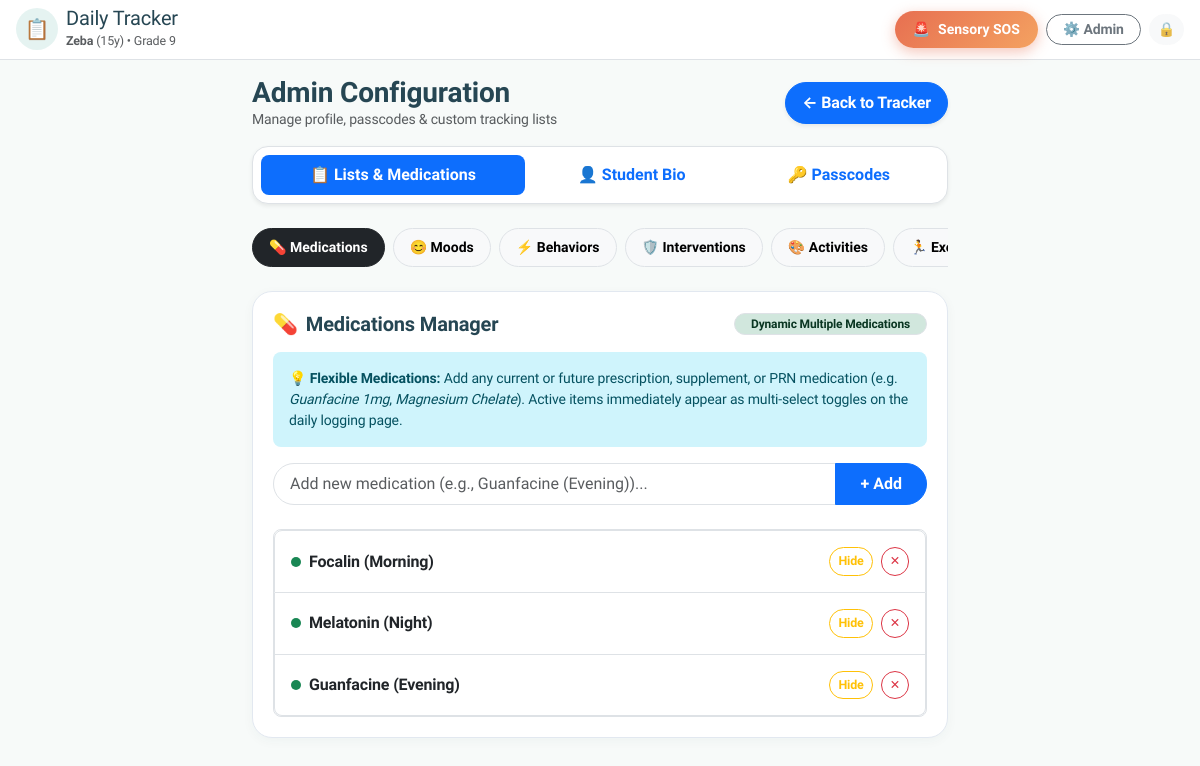
/admin.php (signed in), run on the app's committed database.
### tables this page shows
CREATE TABLE IF NOT EXISTS `master_settings` (
  `id` INT AUTO_INCREMENT PRIMARY KEY,
  `z_name` VARCHAR(100) NOT NULL,
  `z_age` INT NOT NULL,
  `z_class` VARCHAR(100) NOT NULL,
  `z_school` VARCHAR(255) NOT NULL,
  `parent_email_1` VARCHAR(255) NULL,
  `parent_email_2` VARCHAR(255) NULL,
  `active_challenges` TEXT NULL,
  `diagnostic_summary` TEXT NULL
);

CREATE TABLE IF NOT EXISTS `master_lists` (
  `id` INT AUTO_INCREMENT PRIMARY KEY,
  `category` ENUM('mood', 'medication', 'food', 'behavior', 'intervention', 'exercise', 'activity') NOT NULL,
  `item_name` VARCHAR(255) NOT NULL,
  `is_active` TINYINT(1) DEFAULT 1
);

### config.php (called while the page is built, shortened)
<?php
function get_master_list_items(PDO $pdo, $activeOnly = true) {
    $sql = "SELECT * FROM master_lists";
    $sql .= " ORDER BY category ASC, id ASC";
    $rows = $pdo->query($sql)->fetchAll();
    $grouped = [];
    foreach ($rows as $row) {
        $grouped[$row['category']][] = $row;
    }
    return $grouped;
}
function get_master_settings(PDO $pdo) {
    $stmt = $pdo->query("SELECT * FROM master_settings ORDER BY id ASC LIMIT 1");
    $settings = $stmt->fetch();
    $settings['parent_email_1'] = $settings['parent_email_1'] ?? '';
    $settings['parent_email_2'] = $settings['parent_email_2'] ?? '';
    $settings['diagnostic_summary'] = $settings['diagnostic_summary'] ?? '';
    if (isset($settings['active_challenges']) && is_string($settings['active_challenges']) && trim($settings['active_challenges']) !== '') {
        $decoded = json_decode($settings['active_challenges'], true);
        $settings['active_challenges'] = is_array($decoded) ? $decoded : [];
    } else {
        $settings['active_challenges'] = is_array($settings['active_challenges'] ?? null) ? $settings['active_challenges'] : [];
    }
    return $settings;
}

### auth.php (called while the page is built, shortened)
<?php
require_once __DIR__ . '/config.php';
function is_logged_in() {
    return !empty($_SESSION['user_id']) && !empty($_SESSION['role']);
}
function is_parent() {
    return is_logged_in() && $_SESSION['role'] === 'parent';
}
        ?>

### admin.php (the view, shortened to what this page needs)
<?php
require_once __DIR__ . '/config.php';
require_once __DIR__ . '/auth.php';
$pdo = get_db_connection();
$settings = get_master_settings($pdo);
$allMasterLists = get_master_list_items($pdo, false);
$activeTab = $_GET['active_tab'] ?? 'medication';
require_once __DIR__ . '/header.php';
?>
<main class="container py-3" style="max-width: 720px;">
    <div class="d-flex justify-content-between align-items-center mb-3">
        <div>
            <h3 class="fw-bold text-slate mb-0">Admin Configuration</h3>
            <div class="text-muted small">Manage profile, passcodes & custom tracking lists</div>
        </div>
        <a href="index.php" class="btn btn-primary rounded-pill px-3 py-2 fw-bold text-decoration-none shadow-sm">
            ← Back to Tracker
        </a>
    </div>
    <ul class="nav nav-pills nav-fill bg-white p-2 rounded-4 shadow-sm border mb-4 gap-1" id="adminTabs" role="tablist">
        <li class="nav-item" role="presentation">
            <button class="nav-link rounded-3 fw-bold active" id="tab-lists-btn" data-bs-toggle="pill" data-bs-target="#tab-lists" type="button" role="tab">
                📋 Lists & Medications
            </button>
        </li>
        <li class="nav-item" role="presentation">
            <button class="nav-link rounded-3 fw-bold" id="tab-profile-btn" data-bs-toggle="pill" data-bs-target="#tab-profile" type="button" role="tab">
                👤 Student Bio
            </button>
        </li>
        <li class="nav-item" role="presentation">
            <button class="nav-link rounded-3 fw-bold" id="tab-passcodes-btn" data-bs-toggle="pill" data-bs-target="#tab-passcodes" type="button" role="tab">
                🔑 Passcodes
            </button>
        </li>
    </ul>
    <div class="tab-content" id="adminTabsContent">
        <div class="tab-pane fade show active" id="tab-lists" role="tabpanel">
            <?php
            $categories = [
                'medication'   => ['name' => 'Medications', 'icon' => '💊', 'badge' => 'bg-success'],
                'mood'         => ['name' => 'Moods', 'icon' => '😊', 'badge' => 'bg-primary'],
                'behavior'     => ['name' => 'Behaviors', 'icon' => '⚡', 'badge' => 'bg-warning'],
                'intervention' => ['name' => 'Interventions', 'icon' => '🛡️', 'badge' => 'bg-info'],
                'activity'     => ['name' => 'Activities', 'icon' => '🎨', 'badge' => 'bg-purple'],
                'exercise'     => ['name' => 'Exercise', 'icon' => '🏃', 'badge' => 'bg-secondary'],
                'food'         => ['name' => 'Food', 'icon' => '🍎', 'badge' => 'bg-danger'],
            ];
            ?>
            <div class="d-flex overflow-auto gap-2 pb-2 mb-3">
                <?php foreach ($categories as $catKey => $catMeta): ?>
                    <button type="button"
                            class="btn btn-sm rounded-pill px-3 py-2 fw-bold text-nowrap cat-pill-btn <?= ($activeTab === $catKey) ? 'btn-dark' : 'btn-light border' ?>"
                            onclick="switchCategoryTab('<?= $catKey ?>')">
                        <?= $catMeta['icon'] ?> <?= $catMeta['name'] ?>
                    </button>
                <?php endforeach; ?>
            </div>
            <?php foreach ($categories as $catKey => $catMeta): ?>
                <div class="category-pane <?= ($activeTab === $catKey) ? '' : 'd-none' ?>" id="pane-<?= $catKey ?>">
                    <div class="tracker-section-card">
                        <div class="d-flex justify-content-between align-items-center mb-3">
                            <h5 class="fw-bold text-slate mb-0 d-flex align-items-center gap-2">
                                <span><?= $catMeta['icon'] ?></span>
                                <span><?= $catMeta['name'] ?> Manager</span>
                            </h5>
                            <?php if ($catKey === 'medication'): ?>
                                <span class="badge bg-success-subtle text-success-emphasis border rounded-pill px-3 py-1">
                                    Dynamic Multiple Medications
                                </span>
                            <?php endif; ?>
                        </div>
                        <?php if ($catKey === 'medication'): ?>
                            <div class="alert alert-info border-0 rounded-3 small mb-3">
                                <strong>💡 Flexible Medications:</strong> Add any current or future prescription, supplement, or PRN medication (e.g. <em>Guanfacine 1mg</em>, <em>Magnesium Chelate</em>). Active items immediately appear as multi-select toggles on the daily logging page.
                            </div>
                        <?php endif; ?>
                        <form method="POST" action="admin.php" class="mb-4">
                            <div class="input-group">
                                <input type="text" name="item_name" class="form-control rounded-start-pill py-2 px-3"
                                       placeholder="Add new <?= strtolower(rtrim($catMeta['name'], 's')) ?> (e.g., <?= $catKey === 'medication' ? 'Guanfacine (Evening)' : 'New item name' ?>)..." required>
                                <button type="submit" class="btn btn-primary rounded-end-pill px-4 fw-bold">
                                    + Add
                                </button>
                            </div>
                        </form>
                        <div class="list-group rounded-3 border">
                            <?php
                            $items = $allMasterLists[$catKey] ?? [];
                            if (!empty($items)):
                                foreach ($items as $item):
                                    $isActive = (int)$item['is_active'] === 1;
                            ?>
                                <div class="list-group-item d-flex justify-content-between align-items-center py-3 px-3 <?= $isActive ? '' : 'bg-light text-muted' ?>">
                                    <div class="d-flex align-items-center gap-2">
                                        <span class="badge rounded-circle p-1 <?= $isActive ? 'bg-success' : 'bg-secondary' ?>" style="width: 10px; height: 10px; display: inline-block;"></span>
                                        <span class="fw-bold <?= $isActive ? 'text-dark' : 'text-decoration-line-through text-muted' ?>">
                                            <?= htmlspecialchars($item['item_name']) ?>
                                        </span>
                                    </div>
                                    <div class="d-flex align-items-center gap-2">
                                        <a href="admin.php?action=toggle_item&id=<?= $item['id'] ?>&cat=<?= $catKey ?>"
                                           class="btn btn-sm <?= $isActive ? 'btn-outline-warning' : 'btn-outline-success' ?> rounded-pill px-2 py-1 x-small fw-bold"
                                           title="Toggle active status">
                                            <?= $isActive ? 'Hide' : 'Show' ?>
                                        </a>
                                        <a href="admin.php?action=delete_item&id=<?= $item['id'] ?>&cat=<?= $catKey ?>"
                                           class="btn btn-sm btn-outline-danger rounded-pill px-2 py-1 x-small"
                                           onclick="return confirm('Permanently remove this item from master list?');"
                                           title="Delete permanently">
                                            ✕
                                        </a>
                                    </div>
                                </div>
                            <?php
                                endforeach;
                            else:
                            ?>
                                <div class="p-3 text-center text-muted small">No items configured in this category yet.</div>
                            <?php endif; ?>
                        </div>
                    </div>
                </div>
            <?php endforeach; ?>
        </div>
    </div>
</main>
</body>
</html>

### header.php (shortened to what this page needs)
<?php
require_once __DIR__ . '/config.php';
require_once __DIR__ . '/auth.php';
$pdo = get_db_connection();
$settings = get_master_settings($pdo);
?>
<!DOCTYPE html>
<html lang="en">
<head>
    <link href="https://cdn.jsdelivr.net/npm/bootstrap@5.3.3/dist/css/bootstrap.min.css" rel="stylesheet">
    <link rel="stylesheet" href="assets/css/style.css">
</head>
<body class="bg-warm-light">
<header class="navbar navbar-expand bg-white border-bottom sticky-top py-2 px-3 shadow-xs">
    <div class="container-fluid px-0 d-flex justify-content-between align-items-center">
        <div class="d-flex align-items-center gap-2">
            <a href="index.php" class="text-decoration-none">
                <div class="d-flex align-items-center gap-2">
                    <div class="bg-primary-soft rounded-circle p-2 d-flex align-items-center justify-content-center" style="width: 42px; height: 42px;">
                        <span class="fs-5">📋</span>
                    </div>
                    <div>
                        <div class="fw-800 text-slate lh-1 fs-5">Daily Tracker</div>
                        <div class="text-muted x-small mt-1">
                            <strong><?= htmlspecialchars($settings['z_name']) ?></strong> (<?= htmlspecialchars($settings['z_age']) ?>y) &bull; <?= htmlspecialchars($settings['z_class']) ?>
                        </div>
                    </div>
                </div>
            </a>
        </div>
        <div class="d-flex align-items-center gap-2">
            <button type="button" class="btn btn-sos btn-sm rounded-pill" data-bs-toggle="modal" data-bs-target="#sensorySosModal" title="Sensory SOS Protocol">
                <span>🚨</span>
                <span class="d-none d-sm-inline">Sensory SOS</span>
            </button>
            <?php if (is_parent()): ?>
                <a href="admin.php" class="btn btn-outline-secondary btn-sm rounded-pill px-3 py-1 fw-bold" title="Admin Settings">
                    ⚙️ <span class="d-none d-md-inline">Admin</span>
                </a>
            <?php else: ?>
                <span class="badge bg-info-subtle text-info-emphasis rounded-pill px-2 py-1 small">
                    Teacher Mode
                </span>
            <?php endif; ?>
            <a href="auth.php?action=logout" class="btn btn-light btn-sm rounded-pill px-2 py-1 text-muted" title="Lock App">
                🔒
            </a>
        </div>
    </div>
</header>

### assets/css/style.css (style rules this page uses)
:root { --primary-color: #2a9d8f; --primary-hover: #21867a; --primary-soft: rgba(42, 157, 143, 0.12); --secondary-color: #e76f51; --secondary-hover: #d25a3c; --accent-sun: #f4a261; --accent-navy: #264653; --bg-warm: #f7faf9; --card-bg: #ffffff; --text-main: #2b3a42; --text-muted: #6c757d; --border-color: #e2e8f0; --touch-target: 48px; }
body { font-family: 'Plus Jakarta Sans', system-ui, -apple-system, BlinkMacSystemFont, "Segoe UI", Roboto, sans-serif; background-color: var(--bg-warm); color: var(--text-main); -webkit-font-smoothing: antialiased; letter-spacing: -0.01em; }
.text-slate { color: var(--accent-navy); }
.bg-warm-light { background-color: var(--bg-warm); }
.bg-primary-soft { background-color: var(--primary-soft); color: var(--primary-color); }
.x-small { font-size: 0.78rem; }
.btn-sos { background: linear-gradient(135deg, #e76f51, #f4a261); color: #ffffff; font-weight: 800; border: none; border-radius: 50px; padding: 8px 18px; box-shadow: 0 4px 14px rgba(231, 111, 81, 0.4); display: inline-flex; align-items: center; gap: 8px; animation: sosPulse 2.5s infinite; }
.tracker-section-card { background: #ffffff; border: 1px solid var(--border-color); border-radius: 20px; padding: 20px; margin-bottom: 20px; box-shadow: 0 3px 12px rgba(38, 70, 83, 0.04); transition: transform 0.2s ease, box-shadow 0.2s ease; }

### data on the page
master_settings: z_name "Zeba", z_age "15", z_class "Grade 9"
master_lists: is_active 1 (drawn), item_name "Focalin (Morning)"
master_lists: is_active 1 (drawn), item_name "Melatonin (Night)"
master_lists: is_active 1 (drawn), item_name "Guanfacine (Evening)"

### other printed values
$catMeta['icon'] "💊"
$catMeta['name'] "Medications"
$catMeta['icon'] "😊"
$catMeta['name'] "Moods"
$catMeta['icon'] "⚡"
$catMeta['name'] "Behaviors"
$catMeta['icon'] "🛡️"
$catMeta['name'] "Interventions"
$catMeta['icon'] "🎨"
$catMeta['name'] "Activities"
$catMeta['icon'] "🏃"
